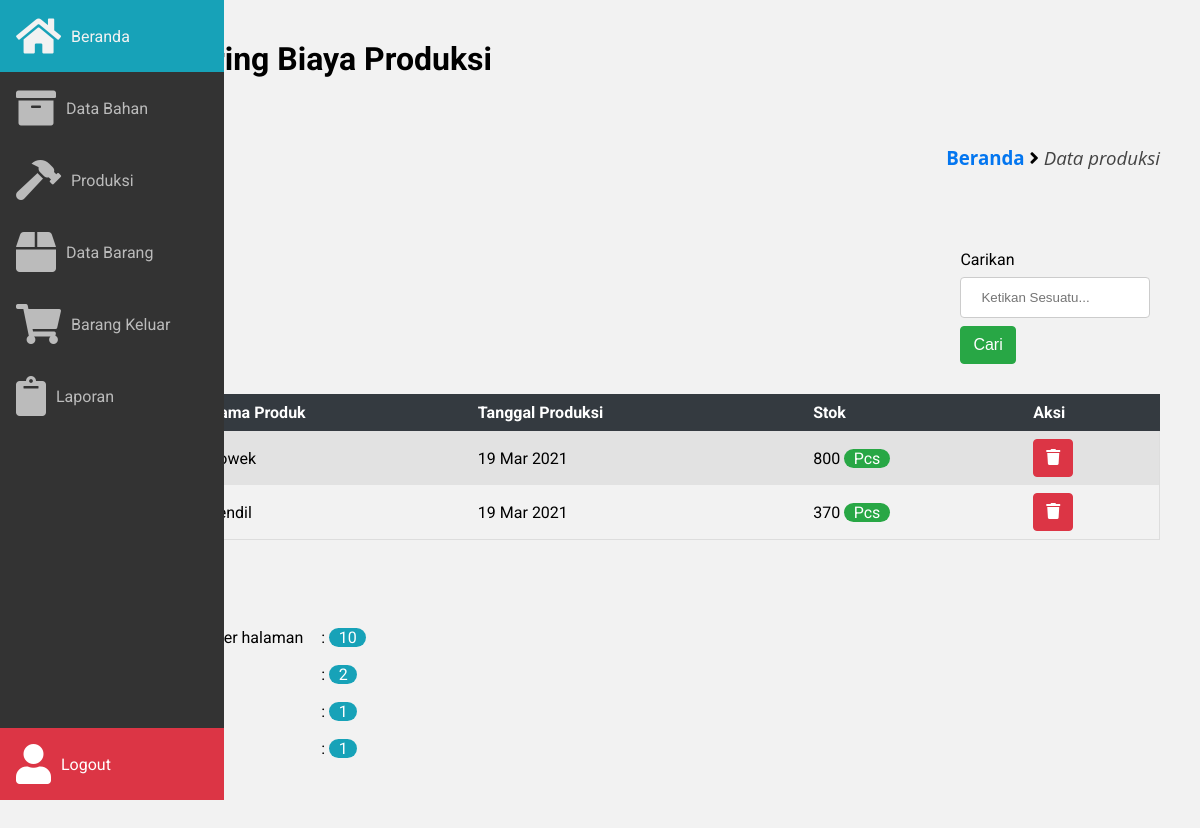
The app's page /frontend/data_barang/index.php, older data.
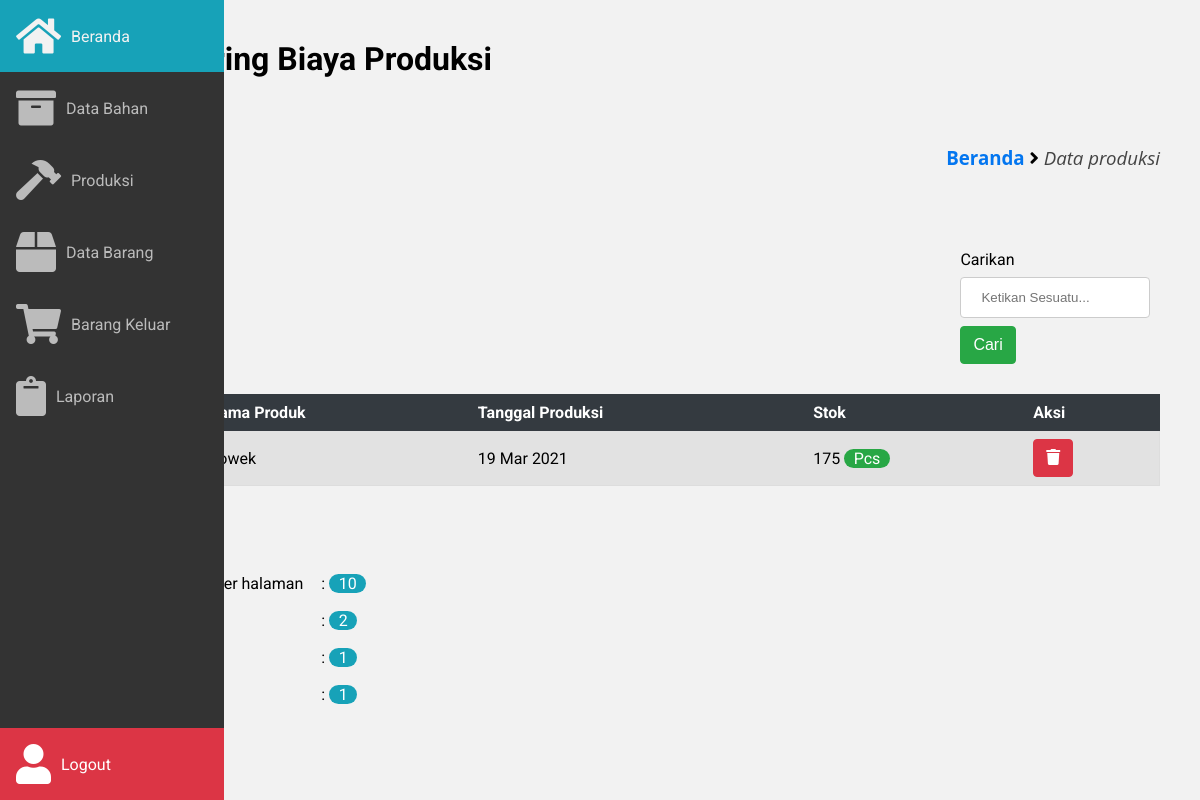
The same page, newer data.
### tables this page shows
CREATE TABLE `barang` (
  `id_barang` int(20) NOT NULL,
  `nama_barang` varchar(100) NOT NULL,
  `stok_barang` int(200) NOT NULL,
  `satuan_stok_barang` varchar(100) NOT NULL,
  `untung_barang` int(100) NOT NULL,
  `harga_jual_item` int(20) NOT NULL,
  `produksi_id` varchar(200) NOT NULL
);

CREATE TABLE `produksi` (
  `id_produksi` int(12) NOT NULL,
  `nama_produk` varchar(100) NOT NULL,
  `stok_produk` int(12) NOT NULL,
  `satuan_stok_produk` varchar(100) NOT NULL,
  `untung_produk` int(12) NOT NULL,
  `harga_jual` int(20) NOT NULL,
  `tgl_produksi` date NOT NULL
);

### frontend/data_barang/index.php (the view, shortened to what this page needs)
<!DOCTYPE html>
<html lang="pt-BR">
	<head>
		<link rel="stylesheet" href="https://pro.fontawesome.com/releases/v5.10.0/css/all.css"/>
		<link
			rel="stylesheet"
			href="https://cdn.materialdesignicons.com/4.9.95/css/materialdesignicons.min.css"
		/>
		<link rel="stylesheet" href="../../assets/css/main.css" />
		<link rel="stylesheet" href="../../assets/css/style.css" />
		<link rel="stylesheet" href="../../assets/css/sidebar.css" />
	</head>
	<body>
		<?php
			include '../../database/koneksi.php';
			include '../layout/sidebar.php';
		?>
		<main class="main">
			<section>
				<h2>Monitoring Biaya Produksi</h2>
				<h3>Data Barang</h3>
				<div class="breadcrumb">
					<h3>
						<a href="../../beranda.php?page=beranda">Beranda</a> <i class="fa fa-angle-right"></i>
						<span class="akhir-link-breadcrumb">Data produksi</span>
					</h3>
				</div>
				<div class="container">
					<div class="baris">
						<div class="kolom-100">
							<div class="table-box">
								<div class="kolom-20 float-left">
								</div>
								<div class="kolom-20 float-right margin-20-0">
									<form action="cari.php?page=databarang" method="post">
										<label>Carikan</label>
										<input type="text" name="cari" class="form" placeholder="Ketikan Sesuatu...">
										<input type="submit" name="btncari" value="Cari" class="tmbl tmbl-hijau">
									</form>
								</div>
								<table class="table-responsive">
									<tr class="thead-dark">
										<th>No</th>
										<th>Nama Produk</th>
										<th>Tanggal Produksi</th>
										<th>Stok</th>
										<th>Aksi</th>
									</tr>
									<?php
										$halaman = 10;
										$page    = isset($_GET["halaman"]) ? (int)$_GET["halaman"] :1;
										$result  = mysqli_query($host, "SELECT * FROM barang");
										$total   = mysqli_num_rows($result);
										$pages   = ceil($total/$halaman);
										$no    = 1;
										$sql   = "SELECT * FROM barang INNER JOIN produksi ON barang.produksi_id = produksi.id_produksi WHERE stok_barang != 0 ORDER BY nama_barang ASC";
										$query = mysqli_query($host, $sql);
										while ($data = mysqli_fetch_assoc($query) ) {
									?>
									<tr>
										<td><?= $no++ ?></td>
										<td><?= $data['nama_barang'] ?></td>
										<td><?= date('d M Y', strtotime($data['tgl_produksi'])) ?></td>
										<td>
											<?php
												if ($data['stok_barang'] >= 10) {
													echo number_format($data['stok_barang'],0,',','.') . " " . "<span class='lencana-radius lencana-hijau'>" . $data['satuan_stok_barang'] . "</span>" ;
												} elseif ($data['stok_barang'] >= 0) {
													echo "<span class='teks-merah'>" .  number_format($data['stok_barang'],0,',','.') . "</span>" . " " . "<span class='lencana-radius lencana-hijau'>" . $data['satuan_stok_barang'] . "</span>" ;
												} elseif ($data['stok_barang'] = 0) {
													echo "<span class='lencana-radius lencana-merah'>Stok Habis</span>";
												}
											?>
										</td>
										<td>
											<a onclick="return confirm('Anda yakin ingin menghapus data ?')" href="../../backend/data_barang/hapus.php?id_barang=<?php echo $data['id_barang']?>" class="tmbl tmbl-merah">
												<i class="fa fa-trash"></i>
											</a>
										</td>
									</tr>
									<?php } ?>
								</table>
							</div>
							<div class="penomoran">
								<?php
									for ($i=1; $i <= $pages ; $i++) {
								?>
									<a href="?halaman=<?php echo $i; ?>&page=databarang" class="tmbl tmbl-abu-abu margin-20-0">
										</a>
								<?php
									}
								?>
								<table style="margin-bottom: 50px;">
									<tr>
										<td>Jumlah data per halaman </td>
										<td>
											: <span class="lencana-radius lencana-info"><?php echo $halaman; ?></span>
										</td>
									</tr>
									<tr>
										<td>Total data</td>
										<td> : <span class="lencana-radius lencana-info"><?php echo $total; ?></span> </td>
									</tr>
									<tr>
										<td>Halaman ke</td>
										<td> : <span class="lencana-radius lencana-info"><?php echo $page; ?></span> </td>
									</tr>
									<tr>
										<td>Total halaman</td>
										<td> : <span class="lencana-radius lencana-info"><?php echo $pages; ?></span> </td>
									</tr>
								</table>
							</div>
						</div>
					</div>
				</div>
      </section>
		</main>
	</body>
</html>

Row changes from the older to the newer data that the page shows:
no longer on this page (row edited): barang: nama_barang "Kendil", produksi.tgl_produksi "19 Mar 2021", stok_barang "370", satuan_stok_barang "Pcs"
changed barang "Cowek": stok_barang "800" → "175"
